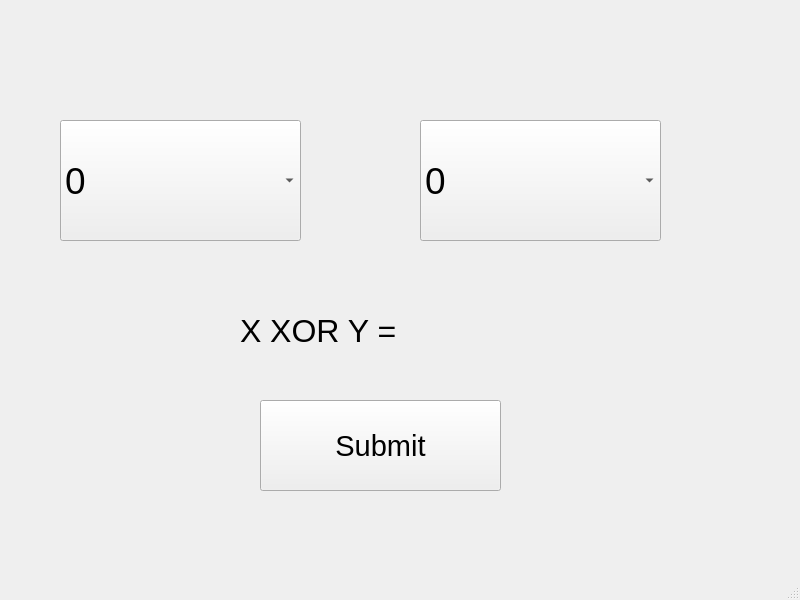
<?xml version="1.0" encoding="UTF-8"?>
<ui version="4.0">
 <class>MainWindow</class>
 <widget class="QMainWindow" name="MainWindow">
  <property name="geometry">
   <rect>
    <x>0</x>
    <y>0</y>
    <width>800</width>
    <height>600</height>
   </rect>
  </property>
  <property name="windowTitle">
   <string>MainWindow</string>
  </property>
  <widget class="QWidget" name="centralwidget">
   <widget class="QComboBox" name="comboX">
    <property name="geometry">
     <rect>
      <x>60</x>
      <y>120</y>
      <width>241</width>
      <height>121</height>
     </rect>
    </property>
    <property name="font">
     <font>
      <pointsize>28</pointsize>
     </font>
    </property>
    <item>
     <property name="text">
      <string>0</string>
     </property>
    </item>
    <item>
     <property name="text">
      <string>1</string>
     </property>
    </item>
   </widget>
   <widget class="QComboBox" name="comboY">
    <property name="geometry">
     <rect>
      <x>420</x>
      <y>120</y>
      <width>241</width>
      <height>121</height>
     </rect>
    </property>
    <property name="font">
     <font>
      <pointsize>28</pointsize>
     </font>
    </property>
    <item>
     <property name="text">
      <string>0</string>
     </property>
    </item>
    <item>
     <property name="text">
      <string>1</string>
     </property>
    </item>
   </widget>
   <widget class="QPushButton" name="pushButton">
    <property name="geometry">
     <rect>
      <x>260</x>
      <y>400</y>
      <width>241</width>
      <height>91</height>
     </rect>
    </property>
    <property name="font">
     <font>
      <pointsize>22</pointsize>
     </font>
    </property>
    <property name="text">
     <string>Submit</string>
    </property>
   </widget>
   <widget class="QLabel" name="label">
    <property name="geometry">
     <rect>
      <x>240</x>
      <y>310</y>
      <width>291</width>
      <height>41</height>
     </rect>
    </property>
    <property name="font">
     <font>
      <pointsize>24</pointsize>
     </font>
    </property>
    <property name="text">
     <string>X XOR Y =</string>
    </property>
   </widget>
  </widget>
  <widget class="QMenuBar" name="menubar">
   <property name="geometry">
    <rect>
     <x>0</x>
     <y>0</y>
     <width>800</width>
     <height>21</height>
    </rect>
   </property>
  </widget>
  <widget class="QStatusBar" name="statusbar"/>
 </widget>
 <resources/>
 <connections/>
</ui>
